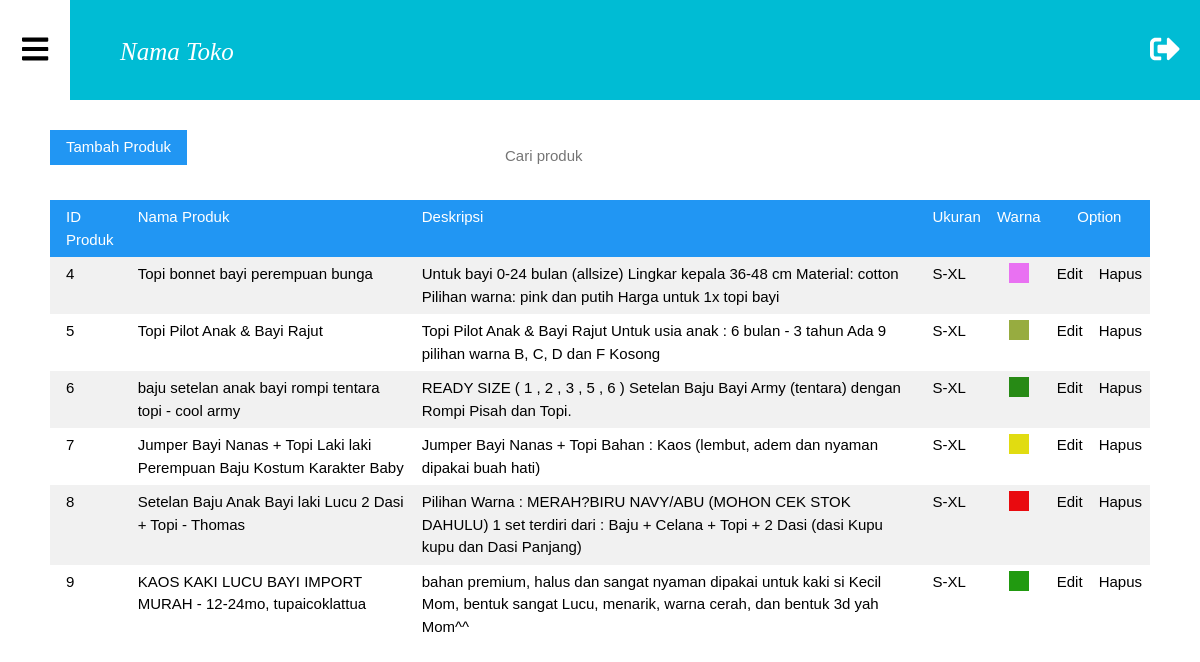
The app's page /admin/product.php with its own data.
### tables this page shows
CREATE TABLE `dataproduct` (
  `idProduct` smallint(5) UNSIGNED NOT NULL,
  `name` char(70) NOT NULL,
  `description` tinytext NOT NULL,
  `size` char(10) NOT NULL,
  `color` char(7) NOT NULL,
  `picture` char(50) NOT NULL
);

### admin/product.php (the view, shortened to what this page needs)
<?php
    include "../config/config.php";
?>
<!DOCTYPE html>
<html lang="en">
<head>
    <link rel="stylesheet" type="text/css" href="../style/w3.css">
    <link rel="stylesheet" type="text/css" href="../style/css.css">
    <link rel="stylesheet" type="text/css" href="../style/w3.css">
    <link rel="stylesheet" type="text/css" href="../style/css.css">
    <link rel="stylesheet" type="text/css" href="../style/all.css">
</head>
<body>
<?php
    include 'menu.php';
?>
<div class="isi">
  <button class="w3-btn w3-blue" onclick="document.getElementById('productAdd').style.display='block'">Tambah Produk</button>
  <input type="text" name="search" placeholder="Cari produk" class="search" style="margin: 0 0 20px 0; float: right;">
  <table class="w3-table w3-hoverable w3-striped">
    <tr class="w3-blue">
      <td>ID Produk</td>
      <td>Nama Produk</td>
      <td>Deskripsi</td>
      <td>Ukuran</td>
      <td><center>Warna</center></td>
      <td colspan="2"><center>Option</center></td>
    </tr>
    <?php
	    $sql = "SELECT * FROM dataproduct";
        $query = $mysqli->query($sql);
        while($row = $query->fetch_assoc()){
    ?>
    <tr>
    	<td><?php echo $row['idProduct']; ?></td>
    	<td><?php echo $row['name']; ?></td>
    	<td><?php echo $row['description']; ?></td>
    	<td><?php echo $row['size']; ?></td>
    	<td style="padding-right: 20px; padding-left: 20px"><div style="padding: 10px; background-color:<?php echo $row['color']; ?>;"></div></td>
        <td><center><a class="option" onclick="document.getElementById('dataProductEdit').style.display='block'">Edit</a></center></td>
        <td><center><a onclick="productDelete(<?php echo $row['idProduct']; ?>,'<?php echo $row['name']; ?>')" class="option">Hapus</a></center></td>
    </tr>
    <?php
    	}
    ?>
  </table>
</div>
</body>
</html>

### admin/menu.php (shortened to what this page needs)
<div class="header w3-cyan">
	<button class="menuButton w3-hover-white" onclick="openNav()"><i class="fas fa-bars fa-2x"></i></button>
    <p class="toko"><i>Nama Toko</i></p>
    <button class="menuButton w3-hover-white" style="position: fixed; right: 0;"><i class="fas fa-sign-out-alt fa-2x"></i></button>
</div>

### style/w3.css (style rules this page uses)
html { -ms-text-size-adjust:100%;-webkit-text-size-adjust:100% }
body { margin:0 }
a { -webkit-tap-highlight-color:transparent;background-color:transparent }
svg:not(:root) { overflow:hidden }
button,input,optgroup,select,textarea { color:inherit;font:inherit;margin:0 }
button { overflow:visible }
button,select { text-transform:none }
button,html input[type=button],input[type=reset],input[type=submit] { -webkit-appearance:button;cursor:pointer }
html,body { font-family:Verdana,sans-serif;font-size:15px;line-height:1.5 }
a { color:inherit }
table { border-collapse:collapse;border-spacing:0;width:100%;display:table }
table,th,td { border:none }
.w3-striped tbody tr:nth-child(even) { background-color:#f1f1f1 }
.w3-table td,.w3-table th,.w3-table-all td,.w3-table-all th { padding:6px 8px;display:table-cell;text-align:left;vertical-align:top }
.w3-table th:first-child,.w3-table td:first-child,.w3-table-all th:first-child,.w3-table-all td:first-child { padding-left:16px }
.w3-btn,.w3-btn-block { border:none;display:inline-block;outline:0;padding:6px 16px;vertical-align:middle;overflow:hidden;text-decoration:none !important;color:#fff;background-color:#000;text-align:center;cursor:pointer;white-space:nowrap }
.w3-btn,.w3-btn-floating,.w3-btn-floating-large { -webkit-touch-callout:none;-webkit-user-select:none;-khtml-user-select:none;-moz-user-select:none;-ms-user-select:none;user-select:none; }
.w3-navbar a,.w3-topnav a,.w3-sidenav a,.w3-dropnav a,.w3-pagination li a,.w3-hoverable tbody tr,.w3-btn,.w3-btn-floating,.w3-btn-floating-large,.w3-hover-opacity,.w3-hover-shadow,.w3-accordion-content a,.w3-dropdown-content a,.w3-dropdown-click:hover,.w3-dropdown-hover:hover,.w3-opennav,.w3-closenav,.w3-closebtn, .w3-hover-amber,.w3-hover-aqua,.w3-hover-blue,.w3-hover-light-blue,.w3-hover-brown,.w3-hover-cyan,.w3-hover-blue-grey,.w3-hover-green,.w3-hover-light-green,.w3-hover-indigo,.w3-hover-khaki,.w3-hover-lime,.w3-hover-orange,.w3-hover-deep-orange,.w3-hover-pink, .w3-hover-purple,.w3-hover-deep-purple,.w3-hover-red,.w3-hover-sand,.w3-hover-teal,.w3-hover-yellow,.w3-hover-white,.w3-hover-black,.w3-hover-grey,.w3-hover-light-grey,.w3-hover-dark-grey,.w3-hover-text-amber,.w3-hover-text-aqua,.w3-hover-text-blue,.w3-hover-text-light-blue, .w3-hover-text-brown,.w3-hover-text-cyan,.w3-hover-text-blue-grey,.w3-hover-text-green,.w3-hover-text-light-green,.w3-hover-text-indigo,.w3-hover-text-khaki,.w3-hover-text-lime,.w3-hover-text-orange,.w3-hover-text-deep-orange,.w3-hover-text-pink,.w3-hover-text-purple, .w3-hover-text-deep-purple,.w3-hover-text-red,.w3-hover-text-sand,.w3-hover-text-teal,.w3-hover-text-yellow,.w3-hover-text-white,.w3-hover-text-black,.w3-hover-text-grey,.w3-hover-text-light-grey,.w3-hover-text-dark-grey { -webkit-transition:all 0.3s ease;transition:all 0.3s ease }
.w3-blue,.w3-hover-blue:hover { color:#fff !important;background-color:#2196F3 !important }
.w3-cyan,.w3-hover-cyan:hover { color:#000 !important;background-color:#00bcd4 !important }

### style/css.css (style rules this page uses)
.header { padding: 30px 30px 0 0; height: 100px; }
.toko { margin: 3px 50px; float: left; color: white; font-family: Monotype Corsiva; font-size: 25px; }
.menuButton { text-decoration: none; border: none; height: 100px; padding: 0 20px; width: 70px; margin-top: -30px; float: left; color: white; background-color: #00bcd4; }
.search { margin: -5px 30px 0 0; border: none; padding: 5px 15px; width: 60%; height: 50px; }
.isi { padding: 30px 50px; }
.option { text-decoration: none; cursor: pointer; }

### style/all.css (style rules this page uses)
.fa-2x { font-size: 2em; }
.fa-bars:before { content: "\f0c9"; }
.fa-sign-out-alt:before { content: "\f2f5"; }

### records on screen
dataproduct: idProduct "4", name "Topi bonnet bayi perempuan bunga", description "Untuk bayi 0-24 bulan (allsize) Lingkar kepala 36-48 cm Material: cotton Pilihan warna: pink dan putih Harga untuk 1x topi bayi", size "S-XL"
dataproduct: idProduct "5", name "Topi Pilot Anak & Bayi Rajut", description "Topi Pilot Anak & Bayi Rajut Untuk usia anak : 6 bulan - 3 tahun Ada 9 pilihan warna B, C, D dan F Kosong", size "S-XL"
dataproduct: idProduct "6", name "baju setelan anak bayi rompi tentara topi - cool army", description "READY SIZE ( 1 , 2 , 3 , 5 , 6 ) Setelan Baju Bayi Army (tentara) dengan Rompi Pisah dan Topi.", size "S-XL"
dataproduct: idProduct "7", name "Jumper Bayi Nanas + Topi Laki laki Perempuan Baju Kostum Karakter Baby", description "Jumper Bayi Nanas + Topi Bahan : Kaos (lembut, adem dan nyaman dipakai buah hati)", size "S-XL"
dataproduct: idProduct "8", name "Setelan Baju Anak Bayi laki Lucu 2 Dasi + Topi - Thomas", description "Pilihan Warna : MERAH?BIRU NAVY/ABU (MOHON CEK STOK DAHULU) 1 set terdiri dari : Baju + Celana + Topi + 2 Dasi (dasi Kupu kupu dan Dasi Panjang)", size "S-XL"
dataproduct: idProduct "9", name "KAOS KAKI LUCU BAYI IMPORT MURAH - 12-24mo, tupaicoklattua", description "bahan premium, halus dan sangat nyaman dipakai untuk kaki si Kecil Mom, bentuk sangat Lucu, menarik, warna cerah, dan bentuk 3d yah Mom^^", size "S-XL"
